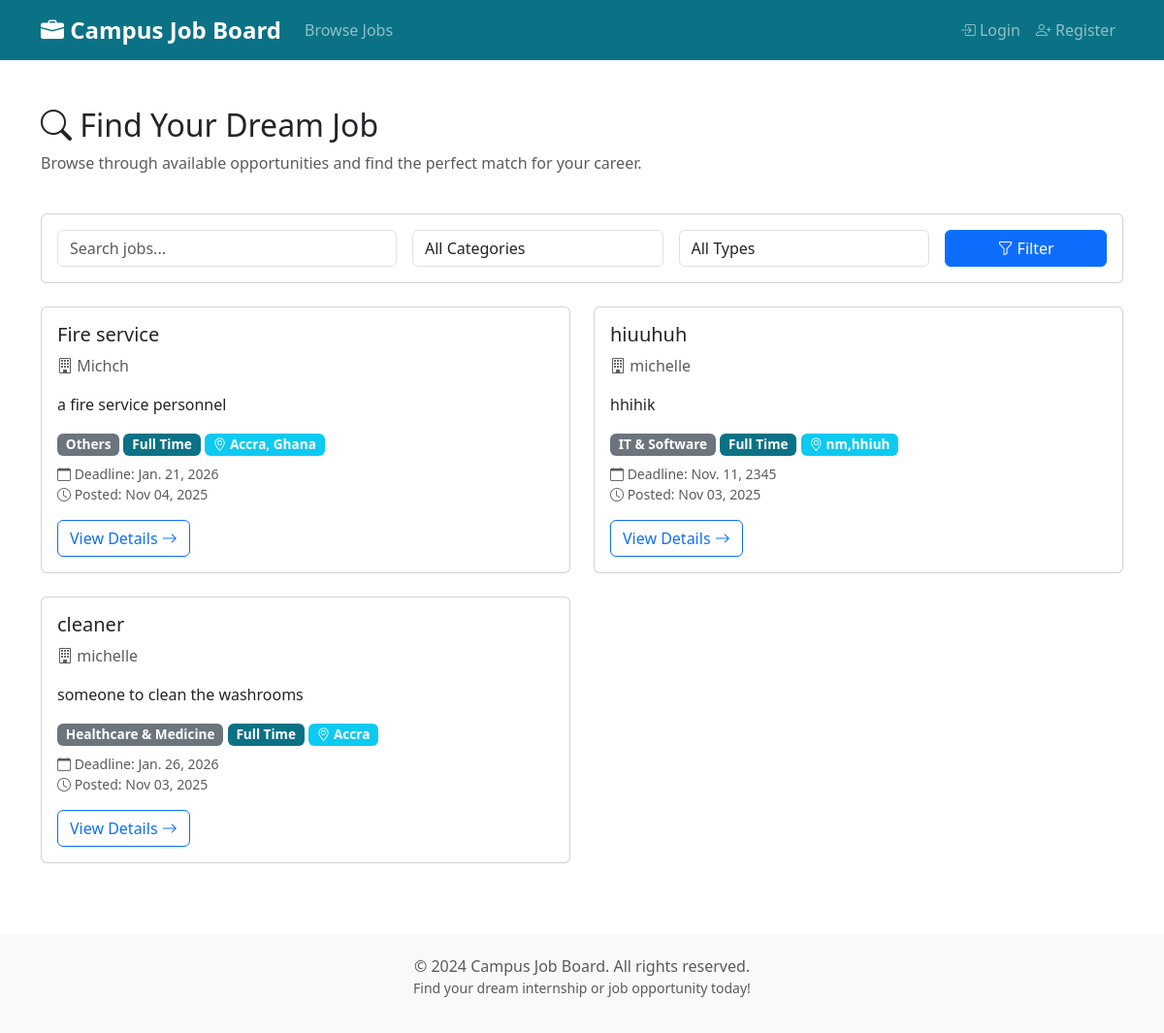
The page / on the database its author committed.
### jobs/models.py (models this page shows, shortened)
class JobPost(models.Model):
    FULL_TIME = 'FT'
    PART_TIME = 'PT'
    INTERNSHIP = 'INT'
    CONTRACT = 'CON'
    JOB_TYPE_CHOICES = [
        (FULL_TIME, 'Full Time'),
        (PART_TIME, 'Part Time'),
        (INTERNSHIP, 'Internship'),
        (CONTRACT, 'Contract'),
    ]
    IT = 'IT'
    MARKETING = 'MKT'
    FINANCE = 'FIN'
    SALES = 'SLS'
    HR = 'HR'
    ENGINEERING = 'ENG'
    EDUCATION = 'EDU'
    HEALTHCARE = 'HLT'
    MEDIA = 'MED'
    LAW = 'LAW'
    CONSTRUCTION = 'CON'
    CUSTOMER_SERVICE = 'CS'
    ARCHITECTURE = 'ARC'
    ACCOUNTING = 'ACC'
    OTHER = 'OTH'
    CATEGORY_CHOICES = [
        (IT, 'IT & Software'),
        (FINANCE, 'Finance & Accounting'),
        (ACCOUNTING, 'Accounting'),
        (MARKETING, 'Marketing & Sales'),
        (SALES, 'Sales'),
        (EDUCATION, 'Education & Training'),
        (ENGINEERING, 'Engineering'),
        (ARCHITECTURE, 'Architecture'),
        (HEALTHCARE, 'Healthcare & Medicine'),
        (MEDIA, 'Media & Design'),
        (HR, 'Human Resources'),
        (LAW, 'Law & Administration'),
        (CONSTRUCTION, 'Construction & Real Estate'),
        (CUSTOMER_SERVICE, 'Customer Service'),
        (OTHER, 'Others'),
    ]
    CURRENCY_CHOICES = [
        ('USD', 'USD - US Dollar'),
        ('GHS', 'GHS - Ghanaian Cedi'),
        ('EUR', 'EUR - Euro'),
        ('GBP', 'GBP - British Pound'),
        ('NGN', 'NGN - Nigerian Naira'),
        ('KES', 'KES - Kenyan Shilling'),
        ('ZAR', 'ZAR - South African Rand'),
        ('CAD', 'CAD - Canadian Dollar'),
        ('AUD', 'AUD - Australian Dollar'),
    ]
    title = models.CharField(max_length=200)
    company = models.ForeignKey(settings.AUTH_USER_MODEL,
                                on_delete=models.CASCADE,
                                limit_choices_to={'is_company': True},
                                related_name='job_posts')
    description = models.TextField(help_text="Detailed job description")
    requirements = models.TextField(
        help_text="Required qualifications and skills")
    location = models.CharField(max_length=200)
    category = models.CharField(max_length=3,
                                choices=CATEGORY_CHOICES,
                                default=IT)
    job_type = models.CharField(max_length=3,
                                choices=JOB_TYPE_CHOICES,
                                default=FULL_TIME)
    date_posted = models.DateTimeField(default=timezone.now)
    deadline = models.DateField(help_text="Application deadline")
    salary = models.DecimalField(max_digits=10,
                                 decimal_places=2,
                                 null=True,
                                 blank=True,
                                 help_text="Salary range (optional)")
    currency = models.CharField(max_length=3,
                                choices=CURRENCY_CHOICES,
                                default='USD',
                                help_text="Currency for salary")
    image = models.ImageField(
        upload_to='job_images/',
        null=True,
        blank=True,
        help_text="Optional image for the job posting")
    is_approved = models.BooleanField(
        default=False, help_text="Whether this job post is approved by admin")
    class Meta:
        ordering = ['-date_posted']
        indexes = [
            models.Index(fields=['-date_posted']),
            models.Index(fields=['category']),
            models.Index(fields=['job_type']),
        ]

### users/models.py (models this page shows, shortened)
class CustomUser(AbstractUser):
    is_company = models.BooleanField(
        default=False,
        help_text="Designates whether this user is a company/employer")
    id_document = models.FileField(
        upload_to='user_ids/',
        null=True,
        blank=True,
        help_text='Upload an identification document (image or PDF) for verification')
    institution = models.CharField(
        max_length=255,
        help_text='Enter your school or company name for verification',
        null=True,
        blank=True
    )
    PENDING = 'P'
    VERIFIED = 'V'
    REJECTED = 'R'
    VERIFICATION_STATUS_CHOICES = [
        (PENDING, 'Pending'),
        (VERIFIED, 'Verified'),
        (REJECTED, 'Rejected'),
    ]
    verification_status = models.CharField(
        max_length=1,
        choices=VERIFICATION_STATUS_CHOICES,
        default=PENDING,
        help_text='Status of identity verification')

### jobs/views.py (the view)
# urls.py: path('', views.JobListView.as_view(), name='job_list'),
class JobListView(ListView):
    model = JobPost
    template_name = 'jobs/job_list.html'
    context_object_name = 'jobs'
    paginate_by = 10
    def get_queryset(self):
        user = self.request.user
        if user.is_superuser:
            queryset = JobPost.objects.all()
        elif user.is_authenticated and hasattr(user, 'is_company') and user.is_company:
            queryset = JobPost.objects.filter(company=user)
        else:
            queryset = JobPost.objects.filter(is_approved=True)
        search_query = self.request.GET.get('search')
        if search_query:
            queryset = queryset.filter(
                Q(title__icontains=search_query)
                | Q(description__icontains=search_query)
                | Q(location__icontains=search_query))
        category = self.request.GET.get('category')
        if category:
            queryset = queryset.filter(category=category)
        job_type = self.request.GET.get('job_type')
        if job_type:
            queryset = queryset.filter(job_type=job_type)
        return queryset.order_by('-date_posted')
    def get_context_data(self, **kwargs):
        context = super().get_context_data(**kwargs)
        context['search_query'] = self.request.GET.get('search', '')
        context['category_filter'] = self.request.GET.get('category', '')
        context['job_type_filter'] = self.request.GET.get('job_type', '')
        context['categories'] = JobPost.CATEGORY_CHOICES
        context['job_types'] = JobPost.JOB_TYPE_CHOICES
        return context

### jobs/context_processors.py (called while the page is built, shortened)
def notification_counts(request):
    company_unread = 0
    applicant_unread = 0
    user = getattr(request, 'user', None)
    return {
        'company_unread_count': company_unread,
        'applicant_unread_count': applicant_unread,
    }

### jobs/templates/jobs/job_list.html (shortened to what this page needs)
{% extends 'base.html' %}
{% block content %}
<div class="row mb-4">
    <div class="col-md-8">
        <h2><i class="bi bi-search"></i> Find Your Dream Job</h2>
        <p class="text-muted">Browse through available opportunities and find the perfect match for your career.</p>
    </div>
    <div class="col-md-4 text-end">
    </div>
</div>
<div class="card mb-4">
    <div class="card-body">
        <form method="get" class="row g-3">
            <div class="col-md-4">
                <input type="text" class="form-control" name="search"
                       placeholder="Search jobs..." value="{{ search_query }}">
            </div>
            <div class="col-md-3">
                <select name="category" class="form-control">
                    <option value="">All Categories</option>
                </select>
            </div>
            <div class="col-md-3">
                <select name="job_type" class="form-control">
                    <option value="">All Types</option>
                </select>
            </div>
            <div class="col-md-2">
                <button type="submit" class="btn btn-primary w-100">
                    <i class="bi bi-funnel"></i> Filter
                </button>
            </div>
        </form>
    </div>
</div>
{% if jobs %}
    <div class="row">
        {% for job in jobs %}
            <div class="col-md-6 mb-4">
                <div class="card job-card h-100">
                    <div class="card-body">
                        <h5 class="card-title">{{ job.title }}</h5>
                        <p class="card-text text-muted">
                            <i class="bi bi-building"></i> {{ job.company.username }}
                        </p>
                        <p class="card-text">
                            {{ job.description|truncatewords:30 }}
                        </p>
                        <div class="mb-2">
                            <span class="badge bg-secondary job-type-badge">{{ job.get_category_display }}</span>
                            <span class="badge bg-primary job-type-badge">{{ job.get_job_type_display }}</span>
                            <span class="badge bg-info job-type-badge">
                                <i class="bi bi-geo-alt"></i> {{ job.location }}
                            </span>
                        </div>
                        <p class="text-muted small mb-3">
                            <i class="bi bi-calendar"></i> Deadline: {{ job.deadline }}
                            <br>
                            <i class="bi bi-clock"></i> Posted: {{ job.date_posted|date:"M d, Y" }}
                        </p>
                        <a href="{% url 'jobs:job_detail' job.pk %}" class="btn btn-outline-primary">
                            View Details <i class="bi bi-arrow-right"></i>
                        </a>
                    </div>
                </div>
            </div>
        {% endfor %}
    </div>
{% else %}
    <div class="alert alert-info">
        <h5><i class="bi bi-info-circle"></i> No Jobs Found</h5>
        <p>Sorry, there are no jobs matching your criteria. Try adjusting your search filters.</p>
    </div>
{% endif %}
{% endblock %}

### templates/base.html (style rules this page uses)
:root { --bs-primary: #0b7285; --bs-primary-rgb: 11,114,133; }
.job-card { transition: transform 0.2s; }
.job-type-badge { font-size: 0.85rem; }

### rows shown on the page
JobPost: title "Fire service", company.username "Michch", description "a fire service personnel", category "Others", job_type "Full Time", location "Accra, Ghana", deadline "Jan. 21, 2026", date_posted "Nov 04, 2025"
JobPost: title "hiuuhuh", company.username "michelle", description "hhihik", category "IT & Software", job_type "Full Time", location "nm,hhiuh", deadline "Nov. 11, 2345", date_posted "Nov 03, 2025"
JobPost: title "cleaner", company.username "michelle", description "someone to clean the washrooms", category "Healthcare & Medicine", job_type "Full Time", location "Accra", deadline "Jan. 26, 2026", date_posted "Nov 03, 2025"
